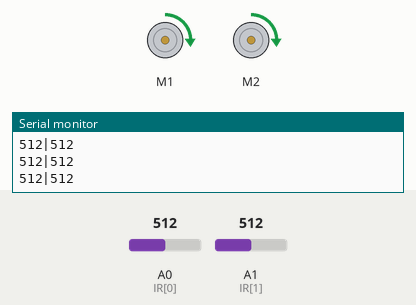
Recording of a sketch running on a simulated Arduino Uno, built with avr-gcc and run on an emulated ATmega328P. Parts: 2 × DC motor (green arrow = forward, orange = backward, longer = faster), the last lines printed to the serial monitor. The test bench sets the inputs (shaded band); at power-on: A0 (IR[0]) = 512, A1 (IR[1]) = 512.

Above: at 1.2 s.
1.3 s: A0 (IR[0]) set to 390
At 2.5 s:
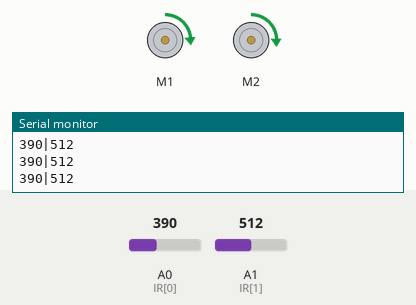
2.8 s: A1 (IR[1]) set to 390
At 4.0 s:
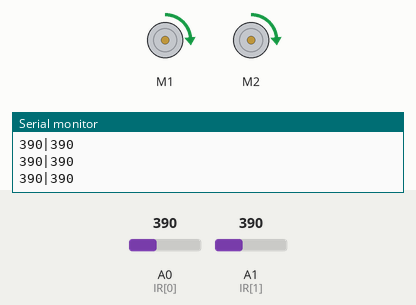
4.3 s: A1 (IR[1]) set to 0
At 5.1 s:
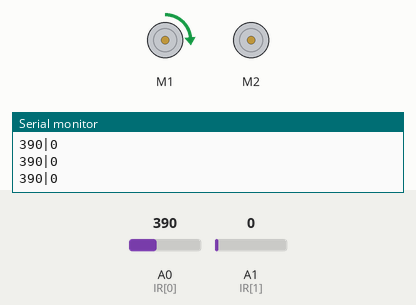
5.8 s: A0 (IR[0]) set to 410
At 6.2 s:
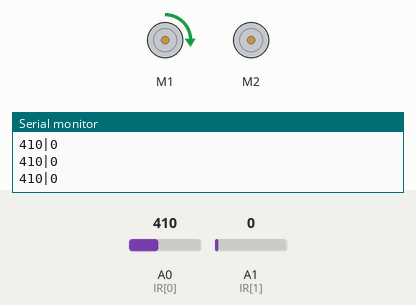
7.3 s: A0 (IR[0]) set to 306
At 8.5 s:
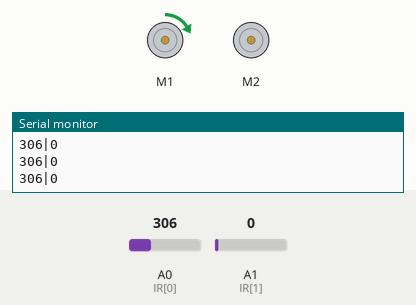
8.8 s: A1 (IR[1]) set to 410
At 9.7 s:
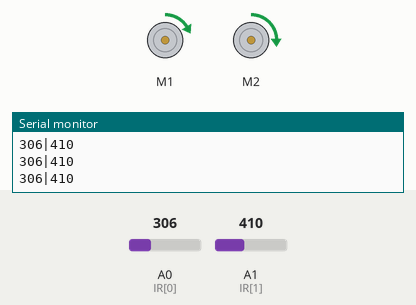
Timing chart, 0 to 11.3 s (numbered marks = the images above; inputs shaded):
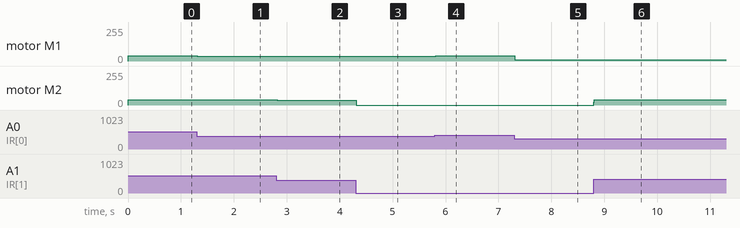

Measured:
- after the input at 1.3 s, motor M1: forward 40/255 → forward 37/255 at once
- after the input at 2.8 s, motor M2: forward 40/255 → forward 37/255 at once
- after the input at 4.3 s, motor M2: forward 37/255 → stopped at once
- after the input at 5.8 s, motor M1: forward 37/255 → forward 40/255 at once
- after the input at 7.3 s, motor M1: forward 40/255 → forward 9/255 at once
- after the input at 8.8 s, motor M2: stopped → forward 40/255 at once

The sketch:

LineFollowerExtra.ino
```cpp
#include <Wire.h>
#include <Adafruit_MotorShield.h>
#include "utility/Adafruit_MS_PWMServoDriver.h"

const byte IR[2] = {A0, A1};
const int threshold = 400;
const byte cautiousness = 3;
const byte maxspd = 40;

long prev_t = 0;
int ir_val[2] = {100, 100};
String result = "";
//byte TapeRead = 0;
float Rspd;
float Lspd;
float Rospd;
float Lospd;

Adafruit_MotorShield AFMS = Adafruit_MotorShield();
Adafruit_DCMotor *MotorR = AFMS.getMotor(1);
Adafruit_DCMotor *MotorL = AFMS.getMotor(2);

void setup() {
  // put your setup code here, to run once:
  pinMode(IR[0], INPUT);
  pinMode(IR[1], INPUT);
  AFMS.begin();
  Serial.begin(9600);
  MotorR->run(FORWARD);
  MotorL->run(FORWARD);
}

void loop() {
  // put your main code here, to run repeatedly:
  ir_val[0] = analogRead(IR[0]);
  ir_val[1] = analogRead(IR[1]);

  Rspd = maxspd-min(max((threshold - ir_val[0])/cautiousness, 0),maxspd);
  Lspd = maxspd-min(max((threshold - ir_val[1])/cautiousness, 0),maxspd);

  MotorR->setSpeed((Rspd + Rospd)/2);
  MotorL->setSpeed((Lspd + Lospd)/2);

  Rospd = Rspd;
  Lospd = Lspd;

  result = result + ir_val[0] + "|" + ir_val[1];
  Serial.println(result);
  result = "";
}
```
